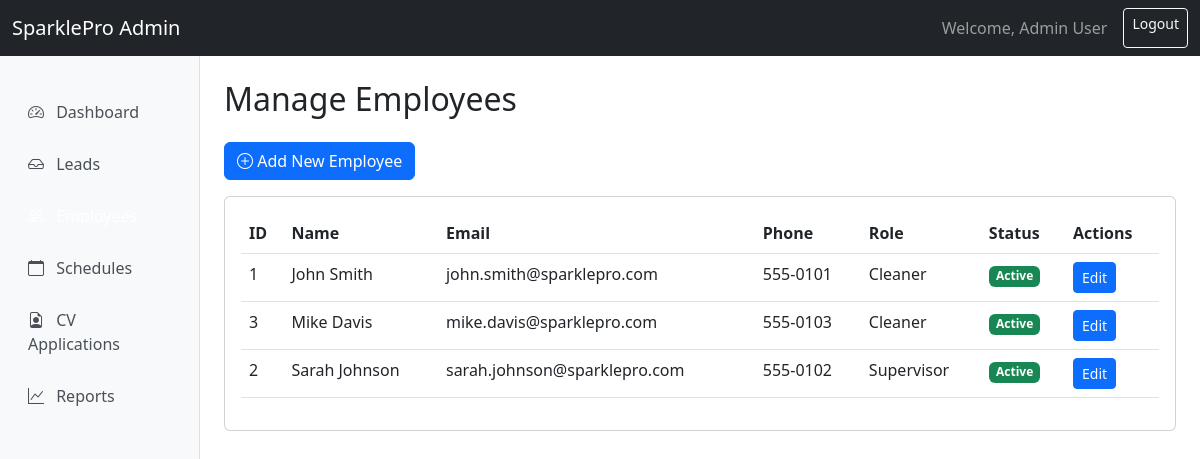
The page /admin/employees.php (signed in) on the database its author committed.
### tables this page shows
CREATE TABLE IF NOT EXISTS `employees` (
  `id` int(11) NOT NULL AUTO_INCREMENT,
  `name` varchar(255) NOT NULL,
  `email` varchar(255) NOT NULL,
  `phone` varchar(50) NOT NULL,
  `role` varchar(100) DEFAULT 'Cleaner',
  `active_status` tinyint(1) DEFAULT 1,
  `created_at` datetime DEFAULT CURRENT_TIMESTAMP,
  `updated_at` datetime DEFAULT CURRENT_TIMESTAMP ON UPDATE CURRENT_TIMESTAMP,
  PRIMARY KEY (`id`),
  KEY `active_status` (`active_status`)
);

### includes/db.php (called while the page is built, shortened)
<?php
class Database {
    private static $instance = null;
    private $pdo;
    private function __construct() {
        try {
            $dsn = "mysql:host=" . DB_HOST . ";port=" . DB_PORT . ";dbname=" . DB_NAME . ";charset=" . DB_CHARSET;
            $options = [
                PDO::ATTR_ERRMODE => PDO::ERRMODE_EXCEPTION,
                PDO::ATTR_DEFAULT_FETCH_MODE => PDO::FETCH_ASSOC,
                PDO::ATTR_EMULATE_PREPARES => false,
            ];
            $this->pdo = new PDO($dsn, DB_USER, DB_PASS, $options);
        } catch (PDOException $e) {
            error_log("Database connection failed: " . $e->getMessage());
            die("Database connection failed. Please check your configuration.");
        }
    }
    public static function getInstance() {
        if (self::$instance === null) {
            self::$instance = new self();
        }
        return self::$instance;
    }
    public function getConnection() {
        return $this->pdo;
    }
}
function getDB() {
    return Database::getInstance()->getConnection();
}

### models/Employee.php (called while the page is built, shortened)
<?php
require_once __DIR__ . '/../includes/db.php';
class Employee {
    private $db;
    public function __construct() {
        $this->db = getDB();
    }
    public function getAll($activeOnly = false) {
        $sql = "SELECT * FROM employees";
        $sql .= " ORDER BY name";
        $stmt = $this->db->query($sql);
        return $stmt->fetchAll();
    }
}

### admin/employees.php (the view, shortened to what this page needs)
<?php
require_once __DIR__ . '/header.php';
require_once __DIR__ . '/../models/Employee.php';
$employeeModel = new Employee();
$employees = $employeeModel->getAll();
?>
<h1 class="h2 mb-4">Manage Employees</h1>
<button class="btn btn-primary mb-3" data-bs-toggle="modal" data-bs-target="#createEmployeeModal">
    <i class="bi bi-plus-circle"></i> Add New Employee
</button>
<div class="card">
    <div class="card-body">
        <div class="table-responsive">
            <table class="table table-hover">
                <thead>
                    <tr>
                        <th>ID</th>
                        <th>Name</th>
                        <th>Email</th>
                        <th>Phone</th>
                        <th>Role</th>
                        <th>Status</th>
                        <th>Actions</th>
                    </tr>
                </thead>
                <tbody>
                    <?php foreach ($employees as $employee): ?>
                    <tr>
                        <td><?php echo $employee['id']; ?></td>
                        <td><?php echo htmlspecialchars($employee['name']); ?></td>
                        <td><?php echo htmlspecialchars($employee['email']); ?></td>
                        <td><?php echo htmlspecialchars($employee['phone']); ?></td>
                        <td><?php echo htmlspecialchars($employee['role']); ?></td>
                        <td>
                            <?php if ($employee['active_status']): ?>
                            <span class="badge bg-success">Active</span>
                            <?php else: ?>
                            <span class="badge bg-secondary">Inactive</span>
                            <?php endif; ?>
                        </td>
                        <td>
                            <button class="btn btn-sm btn-primary" data-bs-toggle="modal" data-bs-target="#editEmployeeModal<?php echo $employee['id']; ?>">
                                Edit
                            </button>
                        </td>
                    </tr>
                    <?php endforeach; ?>
                </tbody>
            </table>
        </div>
    </div>
</div>
<?php require_once __DIR__ . '/footer.php'; ?>

### assets/css/admin.css (style rules this page uses)
.table-responsive { border-radius: 0.25rem; }
.badge { font-size: 0.75rem; padding: 0.4em 0.6em; }

### rows shown on the page
employees: id "1", name "John Smith", email "john.smith@sparklepro.com", phone "555-0101", role "Cleaner", active_status "Active"
employees: id "3", name "Mike Davis", email "mike.davis@sparklepro.com", phone "555-0103", role "Cleaner", active_status "Active"
employees: id "2", name "Sarah Johnson", email "sarah.johnson@sparklepro.com", phone "555-0102", role "Supervisor", active_status "Active"

### other values the page prints
$adminName "Admin User"
